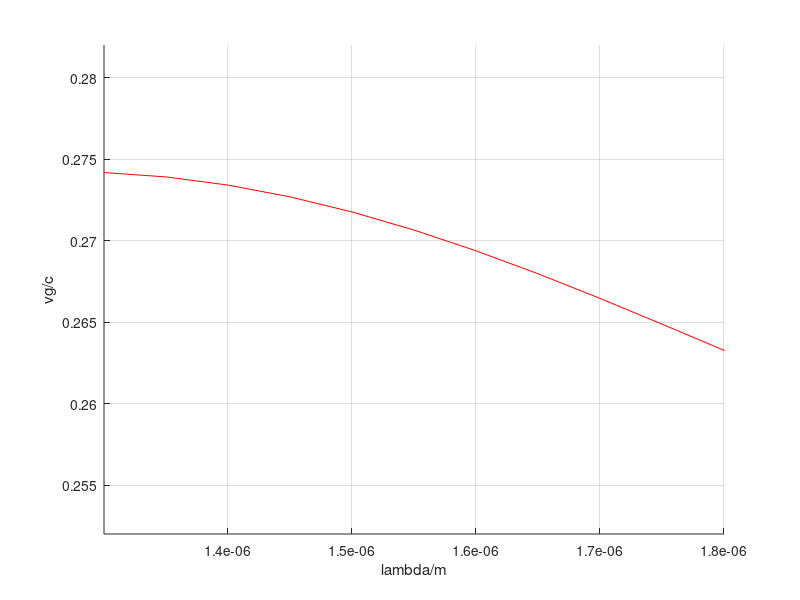

Reproduce this figure in MATLAB.
lambda = 1.3e-6:0.05e-6:1.9e-6;
n24per=[2.57704358372386 	2.53740438137879 	2.49763776159955 	2.45764048258329 	2.41732058911432 	2.37659758850003 	2.33540258318807 	2.29367852486634 	2.25138074572688 	2.20847787916458 	2.16495327111996 	2.12080697264135 	2.07605840365020 ];
nslica = [2.33614864040238 	2.28156306624356 	2.22945256320207 	2.17944574645812 	2.13120964011775 	2.08445459582083 	2.03893577613540 	1.99445271543673 	1.95084807656908 	1.90800627380142 	1.86585238534482 	1.82435148396882 	1.78350831415641 ];
C = 3e8;
omega = 2*pi*C./lambda;
dn24per = diff(n24per)./diff(omega);
dn24perdomega = [dn24per,0];
ng24per = n24per + omega.*dn24perdomega;
dnslica = diff(nslica)./diff(omega);
dnslicadomega = [dnslica,0];
ngslica = nslica + omega.*dnslicadomega;
%%vg = C ./ ng;
xlabel('lambda/m');
ylabel('vg/c');
axis([1.3e-6,1.8e-6,0.252,0.282]),grid on,hold on;
%lambda = lambda +0.05e-6;
plot(lambda,1 ./ ng24per,'r-'),hold on;
%plot(lambda,1 ./ ngslica,'b-');
%%plot(lambda,vg,'r.')